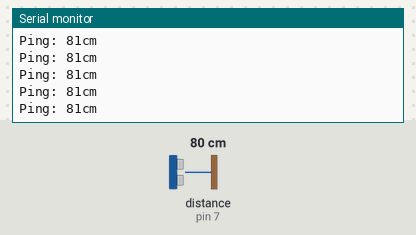
Simulated run of this sketch. Board: Arduino Uno, built with avr-gcc and run on an emulated ATmega328P. Shown: the last lines printed to the serial monitor. The inputs (shaded band) are chosen by the test bench; at power-on: distance to the obstacle (sensor on pin 7) 80 cm. The echo pulse lasts 58.3 µs per cm.

Above: at 1.2 s.
1.3 s: distance to the obstacle (sensor on pin 7) set to 2 cm
At 1.34 s:
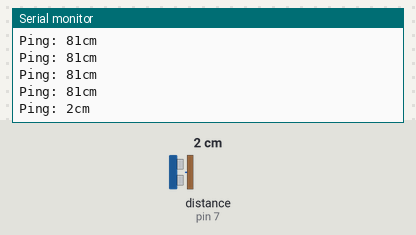
2.8 s: distance to the obstacle (sensor on pin 7) set to 250 cm
At 2.87 s:
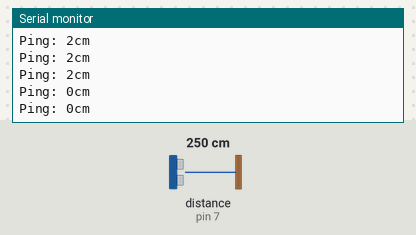
Timing chart, 0 to 5.8 s (numbered marks = the images above; inputs shaded):
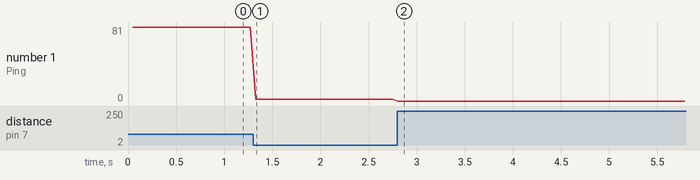

The sketch:

Ultrasound_4Proc_1.ino
```cpp
#include <NewPing.h>

#define ECHOPIN 7
#define TRIGPIN 8
#define MAX_DISTANCE 200

NewPing sonar(TRIGPIN, ECHOPIN, MAX_DISTANCE); // NewPing setup of pins and maximum distance.

void setup()
{
  Serial.begin(57600);

  pinMode(ECHOPIN, INPUT);
  pinMode(TRIGPIN, OUTPUT);
}

//
//float Distance ()
//{
//  digitalWrite(TRIGPIN, LOW);
//  delayMicroseconds(2);
//  digitalWrite(TRIGPIN, HIGH);
//  delayMicroseconds(30);
//  digitalWrite(TRIGPIN, LOW);
//
//  float distance = pulseIn(ECHOPIN, HIGH);
//  distance = distance / 58;
//  return (distance);
//}

void loop()
{
   delay(50);                     // Wait 50ms between pings (about 20 pings/sec). 29ms should be the shortest delay between pings.
  Serial.print("Ping: ");
  Serial.print(sonar.ping_cm()); // Send ping, get distance in cm and print result (0 = outside set distance range)
  Serial.println("cm");
}
```

Measured:
- after the input at 1.3 s, the serial monitor: prints a new line at once (image 1)
- after the input at 2.8 s, the serial monitor: prints a new line at once (image 2)
- plotted number 1: 81 → 2 after the input at 1.3 s, 2 → 0 after the input at 2.8 s
